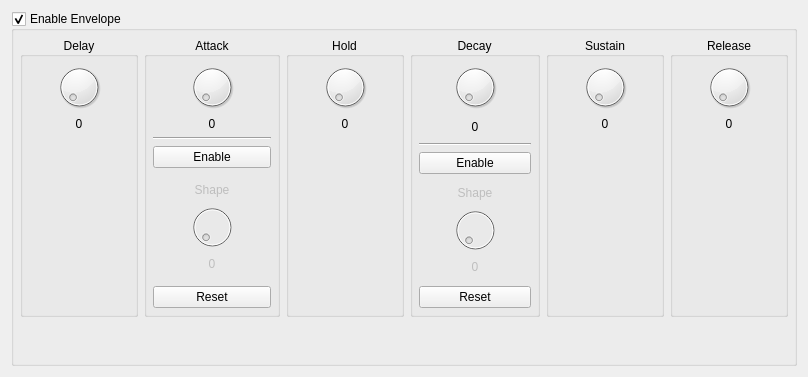
       <widget class="QWidget" name="tabAmpEnv">
        <attribute name="title">
         <string>Amp Env</string>
        </attribute>
        <layout class="QGridLayout" name="gridLayout_12">
         <item row="0" column="0">
          <widget class="QGroupBox" name="gbxAmpEnv">
           <property name="title">
            <string>Enable Envelope</string>
           </property>
           <property name="checkable">
            <bool>true</bool>
           </property>
           <layout class="QGridLayout" name="layAmpEnv" columnstretch="0,0,0,0,0,0">
            <property name="sizeConstraint">
             <enum>QLayout::SetNoConstraint</enum>
            </property>
            <property name="leftMargin">
             <number>6</number>
            </property>
            <property name="topMargin">
             <number>6</number>
            </property>
            <property name="rightMargin">
             <number>6</number>
            </property>
            <property name="bottomMargin">
             <number>6</number>
            </property>
            <item row="0" column="2">
             <widget class="QGroupBox" name="gbxAmpEnvHold">
              <property name="title">
               <string>Hold</string>
              </property>
              <property name="alignment">
               <set>Qt::AlignCenter</set>
              </property>
              <layout class="QVBoxLayout" name="layAmpEnvHold" stretch="0,0,1">
               <property name="sizeConstraint">
                <enum>QLayout::SetNoConstraint</enum>
               </property>
               <property name="leftMargin">
                <number>6</number>
               </property>
               <property name="topMargin">
                <number>6</number>
               </property>
               <property name="rightMargin">
                <number>6</number>
               </property>
               <property name="bottomMargin">
                <number>6</number>
               </property>
               <item>
                <widget class="QDial" name="knbAmpEnvHold">
                 <property name="minimumSize">
                  <size>
                   <width>0</width>
                   <height>48</height>
                  </size>
                 </property>
                 <property name="maximumSize">
                  <size>
                   <width>16777215</width>
                   <height>48</height>
                  </size>
                 </property>
                </widget>
               </item>
               <item>
                <widget class="QLabel" name="lblAmpEnvHoldVal">
                 <property name="text">
                  <string>0</string>
                 </property>
                 <property name="alignment">
                  <set>Qt::AlignCenter</set>
                 </property>
                </widget>
               </item>
               <item>
                <spacer name="vspEnvAmpHold">
                 <property name="orientation">
                  <enum>Qt::Vertical</enum>
                 </property>
                 <property name="sizeHint" stdset="0">
                  <size>
                   <width>20</width>
                   <height>40</height>
                  </size>
                 </property>
                </spacer>
               </item>
              </layout>
             </widget>
            </item>
            <item row="0" column="3">
             <widget class="QGroupBox" name="gbxAmpEnvDecay">
              <property name="title">
               <string>Decay</string>
              </property>
              <property name="alignment">
               <set>Qt::AlignCenter</set>
              </property>
              <layout class="QVBoxLayout" name="layAmpEnvDecay">
               <property name="sizeConstraint">
                <enum>QLayout::SetNoConstraint</enum>
               </property>
               <property name="leftMargin">
                <number>6</number>
               </property>
               <property name="topMargin">
                <number>6</number>
               </property>
               <property name="rightMargin">
                <number>6</number>
               </property>
               <property name="bottomMargin">
                <number>6</number>
               </property>
               <item>
                <widget class="QDial" name="knbAmpEnvDecay">
                 <property name="minimumSize">
                  <size>
                   <width>0</width>
                   <height>48</height>
                  </size>
                 </property>
                 <property name="maximumSize">
                  <size>
                   <width>16777215</width>
                   <height>48</height>
                  </size>
                 </property>
                </widget>
               </item>
               <item>
                <widget class="QLabel" name="lblAmpEnvDecayVal">
                 <property name="text">
                  <string>0</string>
                 </property>
                 <property name="alignment">
                  <set>Qt::AlignCenter</set>
                 </property>
                </widget>
               </item>
               <item>
                <widget class="Line" name="line_2">
                 <property name="orientation">
                  <enum>Qt::Horizontal</enum>
                 </property>
                </widget>
               </item>
               <item>
                <widget class="QPushButton" name="pbnAmpEnvDecayShapeEnable">
                 <property name="text">
                  <string>Enable</string>
                 </property>
                </widget>
               </item>
               <item>
                <widget class="QWidget" name="pnlAmpEnvDecayShape" native="true">
                 <property name="enabled">
                  <bool>false</bool>
                 </property>
                 <layout class="QVBoxLayout" name="layAmpEnvDecayShape">
                  <property name="sizeConstraint">
                   <enum>QLayout::SetNoConstraint</enum>
                  </property>
                  <property name="leftMargin">
                   <number>6</number>
                  </property>
                  <property name="topMargin">
                   <number>6</number>
                  </property>
                  <property name="rightMargin">
                   <number>6</number>
                  </property>
                  <property name="bottomMargin">
                   <number>6</number>
                  </property>
                  <item>
                   <widget class="QLabel" name="lblAmpEnvDecayShape">
                    <property name="text">
                     <string>Shape</string>
                    </property>
                    <property name="alignment">
                     <set>Qt::AlignCenter</set>
                    </property>
                   </widget>
                  </item>
                  <item>
                   <widget class="QDial" name="knbAmpEnvDecayShape">
                    <property name="minimumSize">
                     <size>
                      <width>0</width>
                      <height>48</height>
                     </size>
                    </property>
                    <property name="maximumSize">
                     <size>
                      <width>16777215</width>
                      <height>48</height>
                     </size>
                    </property>
                   </widget>
                  </item>
                  <item>
                   <widget class="QLabel" name="lblAmpEnvDecayShapeVal">
                    <property name="text">
                     <string>0</string>
                    </property>
                    <property name="alignment">
                     <set>Qt::AlignCenter</set>
                    </property>
                   </widget>
                  </item>
                 </layout>
                </widget>
               </item>
               <item>
                <widget class="QPushButton" name="pbnAmpEnvDecayShapeReset">
                 <property name="text">
                  <string>Reset</string>
                 </property>
                </widget>
               </item>
              </layout>
             </widget>
            </item>
            <item row="0" column="0">
             <widget class="QGroupBox" name="gbxAmpEnvDelay">
              <property name="title">
               <string>Delay</string>
              </property>
              <property name="alignment">
               <set>Qt::AlignCenter</set>
              </property>
              <layout class="QVBoxLayout" name="layAmpEnvDelay" stretch="0,0,1">
               <property name="sizeConstraint">
                <enum>QLayout::SetNoConstraint</enum>
               </property>
               <property name="leftMargin">
                <number>6</number>
               </property>
               <property name="topMargin">
                <number>6</number>
               </property>
               <property name="rightMargin">
                <number>6</number>
               </property>
               <property name="bottomMargin">
                <number>6</number>
               </property>
               <item>
                <widget class="QDial" name="knbAmpEnvDelay">
                 <property name="sizePolicy">
                  <sizepolicy hsizetype="Preferred" vsizetype="Fixed">
                   <horstretch>0</horstretch>
                   <verstretch>0</verstretch>
                  </sizepolicy>
                 </property>
                 <property name="minimumSize">
                  <size>
                   <width>0</width>
                   <height>48</height>
                  </size>
                 </property>
                 <property name="maximumSize">
                  <size>
                   <width>16777215</width>
                   <height>48</height>
                  </size>
                 </property>
                </widget>
               </item>
               <item>
                <widget class="QLabel" name="lblAmpEnvDelayVal">
                 <property name="sizePolicy">
                  <sizepolicy hsizetype="Preferred" vsizetype="Fixed">
                   <horstretch>0</horstretch>
                   <verstretch>0</verstretch>
                  </sizepolicy>
                 </property>
                 <property name="text">
                  <string>0</string>
                 </property>
                 <property name="alignment">
                  <set>Qt::AlignCenter</set>
                 </property>
                </widget>
               </item>
               <item>
                <spacer name="vspEnvAmpDelay">
                 <property name="orientation">
                  <enum>Qt::Vertical</enum>
                 </property>
                 <property name="sizeHint" stdset="0">
                  <size>
                   <width>20</width>
                   <height>40</height>
                  </size>
                 </property>
                </spacer>
               </item>
              </layout>
             </widget>
            </item>
            <item row="0" column="1">
             <widget class="QGroupBox" name="gbxAmpEnvAttack">
              <property name="title">
               <string>Attack</string>
              </property>
              <property name="alignment">
               <set>Qt::AlignCenter</set>
              </property>
              <layout class="QVBoxLayout" name="layAmpEnvAttack">
               <property name="sizeConstraint">
                <enum>QLayout::SetNoConstraint</enum>
               </property>
               <property name="leftMargin">
                <number>6</number>
               </property>
               <property name="topMargin">
                <number>6</number>
               </property>
               <property name="rightMargin">
                <number>6</number>
               </property>
               <property name="bottomMargin">
                <number>6</number>
               </property>
               <item>
                <widget class="QDial" name="knbAmpEnvAttack">
                 <property name="minimumSize">
                  <size>
                   <width>0</width>
                   <height>48</height>
                  </size>
                 </property>
                 <property name="maximumSize">
                  <size>
                   <width>16777215</width>
                   <height>48</height>
                  </size>
                 </property>
                </widget>
               </item>
               <item>
                <widget class="QLabel" name="lblAmpEnvAttackVal">
                 <property name="text">
                  <string>0</string>
                 </property>
                 <property name="alignment">
                  <set>Qt::AlignCenter</set>
                 </property>
                </widget>
               </item>
               <item>
                <widget class="Line" name="line">
                 <property name="orientation">
                  <enum>Qt::Horizontal</enum>
                 </property>
                </widget>
               </item>
               <item>
                <widget class="QPushButton" name="pbnAmpEnvAttackShapeEnable">
                 <property name="text">
                  <string>Enable</string>
                 </property>
                </widget>
               </item>
               <item>
                <widget class="QWidget" name="pnlAmpEnvAttackShape" native="true">
                 <property name="enabled">
                  <bool>false</bool>
                 </property>
                 <layout class="QVBoxLayout" name="layAmpEnvAttackShape">
                  <property name="sizeConstraint">
                   <enum>QLayout::SetNoConstraint</enum>
                  </property>
                  <item>
                   <widget class="QLabel" name="lblAmpEnvAttackShape">
                    <property name="text">
                     <string>Shape</string>
                    </property>
                    <property name="alignment">
                     <set>Qt::AlignCenter</set>
                    </property>
                   </widget>
                  </item>
                  <item>
                   <widget class="QDial" name="knbAmpEnvAttackShape">
                    <property name="minimumSize">
                     <size>
                      <width>0</width>
                      <height>48</height>
                     </size>
                    </property>
                    <property name="maximumSize">
                     <size>
                      <width>16777215</width>
                      <height>48</height>
                     </size>
                    </property>
                   </widget>
                  </item>
                  <item>
                   <widget class="QLabel" name="lblAmpEnvAttackShapeVal">
                    <property name="text">
                     <string>0</string>
                    </property>
                    <property name="alignment">
                     <set>Qt::AlignCenter</set>
                    </property>
                   </widget>
                  </item>
                 </layout>
                </widget>
               </item>
               <item>
                <widget class="QPushButton" name="pbnAmpEnvAttackShapeReset">
                 <property name="text">
                  <string>Reset</string>
                 </property>
                </widget>
               </item>
              </layout>
             </widget>
            </item>
            <item row="0" column="4">
             <widget class="QGroupBox" name="gbxAmpEnvSustain">
              <property name="title">
               <string>Sustain</string>
              </property>
              <property name="alignment">
               <set>Qt::AlignCenter</set>
              </property>
              <layout class="QVBoxLayout" name="layAmpEnvSustain" stretch="0,0,1">
               <property name="sizeConstraint">
                <enum>QLayout::SetNoConstraint</enum>
               </property>
               <property name="leftMargin">
                <number>6</number>
               </property>
               <property name="topMargin">
                <number>6</number>
               </property>
               <property name="rightMargin">
                <number>6</number>
               </property>
               <property name="bottomMargin">
                <number>6</number>
               </property>
               <item>
                <widget class="QDial" name="knbAmpEnvSustain">
                 <property name="minimumSize">
                  <size>
                   <width>0</width>
                   <height>48</height>
                  </size>
                 </property>
                 <property name="maximumSize">
                  <size>
                   <width>16777215</width>
                   <height>48</height>
                  </size>
                 </property>
                </widget>
               </item>
               <item>
                <widget class="QLabel" name="lblAmpEnvSustainVal">
                 <property name="text">
                  <string>0</string>
                 </property>
                 <property name="alignment">
                  <set>Qt::AlignCenter</set>
                 </property>
                </widget>
               </item>
               <item>
                <spacer name="vspEnvAmpSustain">
                 <property name="orientation">
                  <enum>Qt::Vertical</enum>
                 </property>
                 <property name="sizeHint" stdset="0">
                  <size>
                   <width>20</width>
                   <height>40</height>
                  </size>
                 </property>
                </spacer>
               </item>
              </layout>
             </widget>
            </item>
            <item row="0" column="5">
             <widget class="QGroupBox" name="gbxAmpEnvRelease">
              <property name="title">
               <string>Release</string>
              </property>
              <property name="alignment">
               <set>Qt::AlignCenter</set>
              </property>
              <layout class="QVBoxLayout" name="layAmpEnvRelease" stretch="0,0,1">
               <property name="sizeConstraint">
                <enum>QLayout::SetNoConstraint</enum>
               </property>
               <property name="leftMargin">
                <number>6</number>
               </property>
               <property name="topMargin">
                <number>6</number>
               </property>
               <property name="rightMargin">
                <number>6</number>
               </property>
               <property name="bottomMargin">
                <number>6</number>
               </property>
               <item>
                <widget class="QDial" name="knbAmpEnvRelease">
                 <property name="minimumSize">
                  <size>
                   <width>0</width>
                   <height>48</height>
                  </size>
                 </property>
                 <property name="maximumSize">
                  <size>
                   <width>16777215</width>
                   <height>48</height>
                  </size>
                 </property>
                </widget>
               </item>
               <item>
                <widget class="QLabel" name="lblAmpEnvReleaseVal">
                 <property name="text">
                  <string>0</string>
                 </property>
                 <property name="alignment">
                  <set>Qt::AlignCenter</set>
                 </property>
                </widget>
               </item>
               <item>
                <spacer name="vspEnvAmpRelease">
                 <property name="orientation">
                  <enum>Qt::Vertical</enum>
                 </property>
                 <property name="sizeHint" stdset="0">
                  <size>
                   <width>20</width>
                   <height>40</height>
                  </size>
                 </property>
                </spacer>
               </item>
              </layout>
             </widget>
            </item>
            <item row="1" column="2">
             <spacer name="vspAmpEnv">
              <property name="orientation">
               <enum>Qt::Vertical</enum>
              </property>
              <property name="sizeHint" stdset="0">
               <size>
                <width>20</width>
                <height>40</height>
               </size>
              </property>
             </spacer>
            </item>
           </layout>
          </widget>
         </item>
        </layout>
       </widget>
